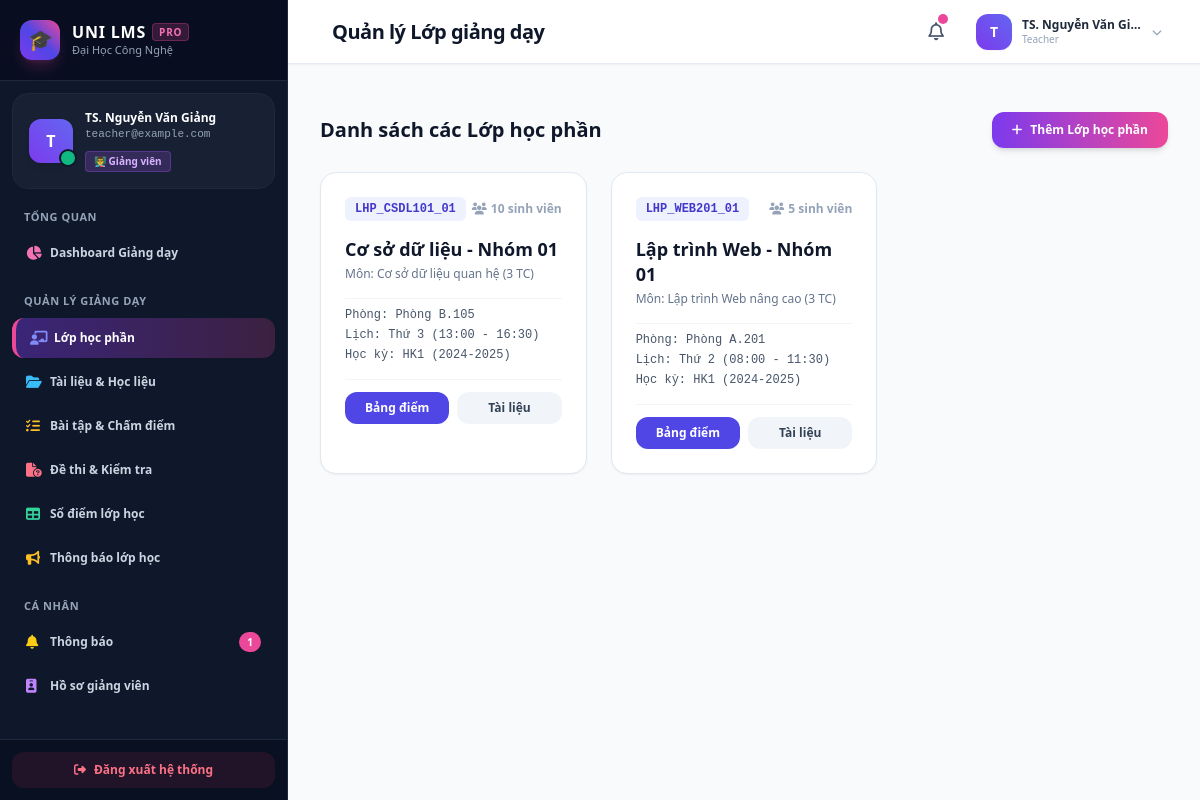
Before: /teacher/classes (signed in) with the older database file.
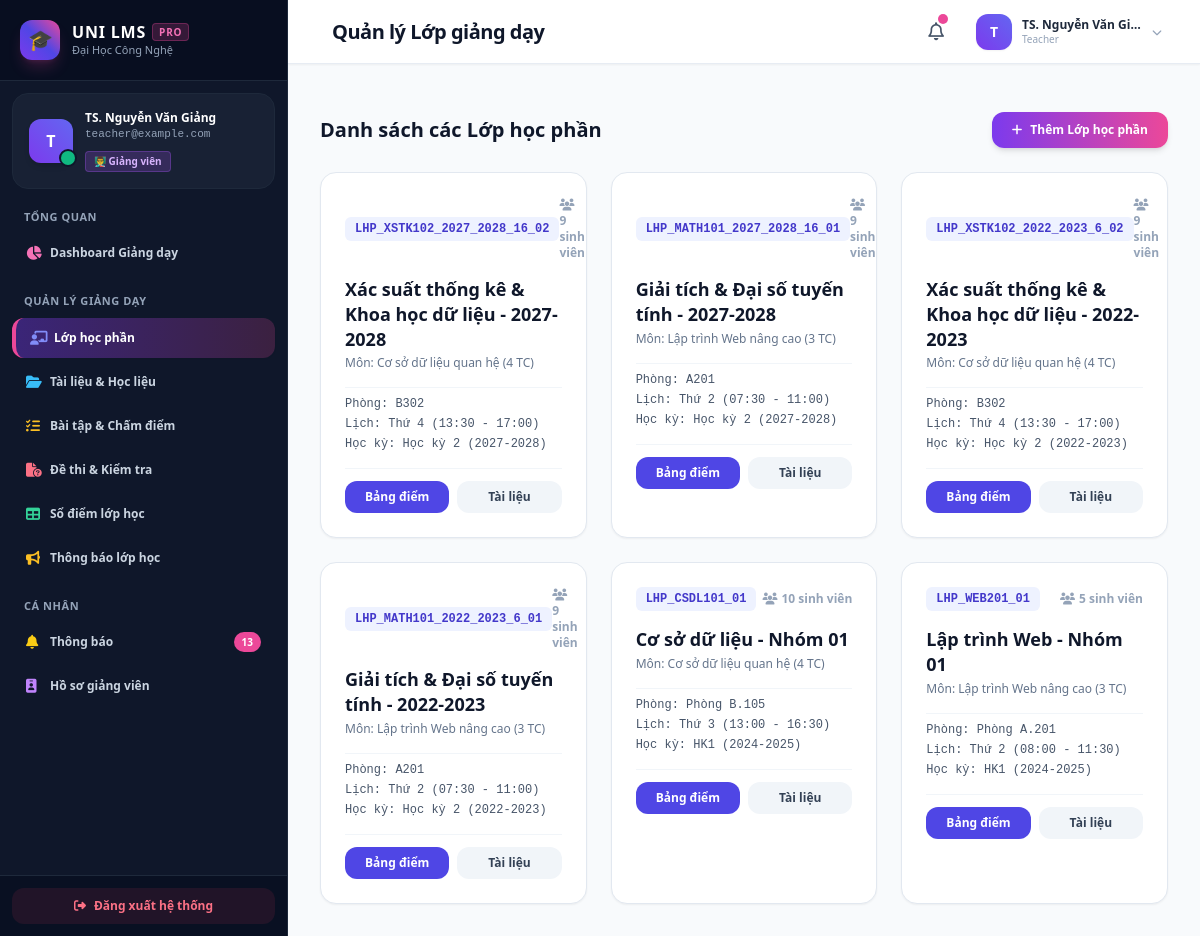
After: the same page with the newer database file.
### tables this page shows
CREATE TABLE courses (
        id INTEGER PRIMARY KEY AUTOINCREMENT,
        subject_id INTEGER NOT NULL,
        teacher_id INTEGER NOT NULL,
        code TEXT UNIQUE NOT NULL,
        name TEXT NOT NULL,
        semester TEXT DEFAULT 'HK1 (2024-2025)',
        academic_year TEXT DEFAULT '2024-2025',
        room TEXT DEFAULT 'A101',
        schedule_info TEXT DEFAULT 'Thứ 2 (08:00 - 11:30)',
        description TEXT DEFAULT '',
        FOREIGN KEY (subject_id) REFERENCES subjects (id) ON DELETE CASCADE,
        FOREIGN KEY (teacher_id) REFERENCES users (id) ON DELETE CASCADE
    );

CREATE TABLE subjects (
        id INTEGER PRIMARY KEY AUTOINCREMENT,
        department_id INTEGER,
        code TEXT UNIQUE NOT NULL,
        name TEXT NOT NULL,
        credits INTEGER NOT NULL DEFAULT 3,
        description TEXT DEFAULT '',
        FOREIGN KEY (department_id) REFERENCES departments (id) ON DELETE SET NULL
    );

### app/routes/teacher_routes.py (the view)
@teacher_bp.route('/classes')
@login_required
@role_required('teacher')
def classes():
    user = get_current_user()
    courses = query_db("""
        SELECT c.*, sub.name as subject_name, sub.code as subject_code, sub.credits,
               (SELECT COUNT(*) FROM enrollments WHERE course_id = c.id) as student_count
        FROM courses c
        JOIN subjects sub ON c.subject_id = sub.id
        WHERE c.teacher_id = ?
        ORDER BY c.id DESC
    """, (user['id'],))
    subjects = query_db("SELECT * FROM subjects ORDER BY name ASC")
    return render_template('teacher/classes.html', courses=courses, subjects=subjects)

### app/auth.py (called while the page is built, shortened)
def get_current_user():
    if 'user_id' not in session:
        return None
    if 'current_user' not in g:
        g.current_user = query_db(
            "SELECT * FROM users WHERE id = ? AND is_active = 1",
            (session['user_id'],),
            one=True
        )
    return g.current_user

def login_required(f):
    @wraps(f)
    def decorated_function(*args, **kwargs):
        user = get_current_user()
        if user is None:
            flash("Vui lòng đăng nhập để truy cập trang này.", "warning")
            return redirect(url_for('auth_bp.login', next=request.url))
        return f(*args, **kwargs)
    return decorated_function

def role_required(*roles):
    def decorator(f):
        @wraps(f)
        def decorated_function(*args, **kwargs):
            user = get_current_user()
            if user is None:
                flash("Vui lòng đăng nhập để thực hiện thao tác này.", "warning")
                return redirect(url_for('auth_bp.login'))
            return f(*args, **kwargs)
        return decorated_function
    return decorator

### app/templates/teacher/classes.html (shortened to what this page needs)
{% extends "base.html" %}
{% block header_title %}Quản lý Lớp giảng dạy{% endblock %}
{% block content %}
<div class="space-y-6">
    <div class="flex items-center justify-between">
        <h2 class="text-xl font-bold text-slate-900">Danh sách các Lớp học phần</h2>
        <button onclick="document.getElementById('createClassModal').classList.remove('hidden')" class="px-5 py-2.5 bg-gradient-to-r from-purple-600 to-pink-500 hover:from-purple-700 hover:to-pink-600 text-white font-semibold text-xs rounded-xl shadow-md transition-all flex items-center space-x-2">
            <i class="fa-solid fa-plus"></i>
            <span>Thêm Lớp học phần</span>
        </button>
    </div>
    <div class="grid grid-cols-1 md:grid-cols-2 lg:grid-cols-3 gap-6">
        {% for c in courses %}
        <div class="bg-white rounded-2xl border border-slate-200 shadow-sm p-6 space-y-4">
            <div class="flex items-center justify-between">
                <span class="px-2.5 py-1 rounded-md bg-indigo-50 text-indigo-700 font-mono text-xs font-bold">{{ c.code }}</span>
                <span class="text-xs text-slate-400 font-semibold"><i class="fa-solid fa-users text-slate-400 mr-1"></i>{{ c.student_count }} sinh viên</span>
            </div>
            <div>
                <h3 class="font-bold text-slate-900 text-lg leading-snug">{{ c.name }}</h3>
                <p class="text-xs text-slate-500 mt-1">Môn: {{ c.subject_name }} ({{ c.credits }} TC)</p>
            </div>
            <div class="text-xs text-slate-600 space-y-1 pt-2 border-t border-slate-100 font-mono">
                <p>Phòng: {{ c.room }}</p>
                <p>Lịch: {{ c.schedule_info }}</p>
                <p>Học kỳ: {{ c.semester }}</p>
            </div>
            <div class="pt-3 border-t border-slate-100 flex items-center justify-between gap-2">
                <a href="{{ url_for('teacher_bp.grades', course_id=c.id) }}" class="flex-1 py-2 bg-indigo-600 hover:bg-indigo-700 text-white font-semibold text-xs rounded-xl text-center transition-all">
                    Bảng điểm
                </a>
                <a href="{{ url_for('teacher_bp.materials') }}" class="flex-1 py-2 bg-slate-100 hover:bg-slate-200 text-slate-700 font-semibold text-xs rounded-xl text-center transition-all">
                    Tài liệu
                </a>
            </div>
        </div>
        {% else %}
        <div class="col-span-full bg-white p-12 rounded-2xl border border-slate-200 text-center text-slate-500">Chưa có lớp học nào.</div>
        {% endfor %}
    </div>
</div>
{% endblock %}

### app/templates/base.html (shortened to what the changed rows need)
<!DOCTYPE html>
<html lang="vi">
<head>
    <script src="https://cdn.tailwindcss.com"></script>
    <link rel="stylesheet" href="https://cdnjs.cloudflare.com/ajax/libs/font-awesome/6.5.1/css/all.min.css">
</head>
<body class="bg-slate-100 text-slate-800 font-sans antialiased min-h-screen flex flex-col">
    {% if current_user %}
    <div class="flex h-screen overflow-hidden">
        <aside id="sidebar" class="fixed lg:static inset-y-0 left-0 z-50 w-72 bg-slate-900 text-white flex flex-col transition-transform duration-300 transform -translate-x-full lg:translate-x-0 shrink-0 sidebar-scrollbar overflow-y-auto border-r border-slate-800 shadow-2xl lg:shadow-none">
            <div class="p-5 flex items-center justify-between border-b border-slate-800 bg-slate-950/50">
                <a href="{{ url_for('common_bp.profile') }}" class="flex items-center space-x-3 group">
                    <div>
                        <h1 class="font-extrabold text-base leading-tight tracking-wider text-white flex items-center gap-1.5">
                            <span>UNI LMS</span>
                            <span class="text-[10px] px-1.5 py-0.5 rounded bg-pink-500/20 text-pink-400 font-bold border border-pink-500/30">PRO</span>
                        </h1>
                    </div>
                </a>
            </div>
            <nav class="flex-1 px-3 py-2 space-y-5">
                {% if current_user.role == 'student' %}
                    <div>
                        <p class="px-3 text-[11px] font-bold text-slate-400 uppercase tracking-wider mb-2">Tổng quan</p>
                        <a href="{{ url_for('student_bp.dashboard') }}" class="flex items-center px-3.5 py-2.5 rounded-xl text-xs font-semibold transition-all duration-200 {% if request.endpoint == 'student_bp.dashboard' %} bg-gradient-to-r from-purple-600/40 to-pink-500/20 text-white border-l-4 border-pink-500 shadow-sm {% else %} text-slate-300 hover:bg-slate-800 hover:text-white {% endif %}">
                            <i class="fa-solid fa-chart-line w-6 text-pink-400 text-sm"></i>
                            <span>Dashboard Học tập</span>
                        </a>
                    </div>
                    <div>
                        <p class="px-3 text-[11px] font-bold text-slate-400 uppercase tracking-wider mb-2">Học tập & Rèn luyện</p>
                        <div class="space-y-1">
                            <a href="{{ url_for('student_bp.classes') }}" class="flex items-center px-3.5 py-2.5 rounded-xl text-xs font-semibold transition-all duration-200 {% if 'class' in request.endpoint %} bg-gradient-to-r from-purple-600/40 to-pink-500/20 text-white border-l-4 border-pink-500 shadow-sm {% else %} text-slate-300 hover:bg-slate-800 hover:text-white {% endif %}">
                                <i class="fa-solid fa-book-bookmark w-6 text-indigo-400 text-sm"></i>
                                <span>Lớp học phần</span>
                            </a>
                            <a href="{{ url_for('student_bp.materials') }}" class="flex items-center px-3.5 py-2.5 rounded-xl text-xs font-semibold transition-all duration-200 {% if request.endpoint == 'student_bp.materials' %} bg-gradient-to-r from-purple-600/40 to-pink-500/20 text-white border-l-4 border-pink-500 shadow-sm {% else %} text-slate-300 hover:bg-slate-800 hover:text-white {% endif %}">
                                <i class="fa-solid fa-folder-open w-6 text-sky-400 text-sm"></i>
                                <span>Tài liệu & Học liệu</span>
                            </a>
                            <a href="{{ url_for('student_bp.assignments') }}" class="flex items-center px-3.5 py-2.5 rounded-xl text-xs font-semibold transition-all duration-200 {% if 'assignment' in request.endpoint %} bg-gradient-to-r from-purple-600/40 to-pink-500/20 text-white border-l-4 border-pink-500 shadow-sm {% else %} text-slate-300 hover:bg-slate-800 hover:text-white {% endif %}">
                                <i class="fa-solid fa-pen-to-square w-6 text-amber-400 text-sm"></i>
                                <span>Bài tập & Nộp bài</span>
                            </a>
                            <a href="{{ url_for('student_bp.exams') }}" class="flex items-center px-3.5 py-2.5 rounded-xl text-xs font-semibold transition-all duration-200 {% if 'exam' in request.endpoint %} bg-gradient-to-r from-purple-600/40 to-pink-500/20 text-white border-l-4 border-pink-500 shadow-sm {% else %} text-slate-300 hover:bg-slate-800 hover:text-white {% endif %}">
                                <i class="fa-solid fa-stopwatch w-6 text-rose-400 text-sm"></i>
                                <span>Kiểm tra trực tuyến</span>
                            </a>
                            <a href="{{ url_for('student_bp.academic_results') }}" class="flex items-center px-3.5 py-2.5 rounded-xl text-xs font-semibold transition-all duration-200 {% if request.endpoint == 'student_bp.academic_results' %} bg-gradient-to-r from-purple-600/40 to-pink-500/20 text-white border-l-4 border-pink-500 shadow-sm {% else %} text-slate-300 hover:bg-slate-800 hover:text-white {% endif %}">
                                <i class="fa-solid fa-graduation-cap w-6 text-emerald-400 text-sm"></i>
                                <span>Kết quả học tập & Điểm</span>
                            </a>
                        </div>
                    </div>
                    <div>
                        <p class="px-3 text-[11px] font-bold text-slate-400 uppercase tracking-wider mb-2">Cá nhân</p>
                        <div class="space-y-1">
                            <a href="{{ url_for('common_bp.notifications') }}" class="flex items-center justify-between px-3.5 py-2.5 rounded-xl text-xs font-semibold transition-all duration-200 {% if request.endpoint == 'common_bp.notifications' %} bg-gradient-to-r from-purple-600/40 to-pink-500/20 text-white border-l-4 border-pink-500 shadow-sm {% else %} text-slate-300 hover:bg-slate-800 hover:text-white {% endif %}">
                                <div class="flex items-center">
                                    <i class="fa-solid fa-bell w-6 text-yellow-400 text-sm"></i>
                                    <span>Thông báo</span>
                                </div>
                                {% if unread_notifications_count > 0 %}
                                    <span class="bg-pink-500 text-white text-[10px] px-2 py-0.5 rounded-full font-bold">{{ unread_notifications_count }}</span>
                                {% endif %}
                            </a>
                            <a href="{{ url_for('common_bp.profile') }}" class="flex items-center px-3.5 py-2.5 rounded-xl text-xs font-semibold transition-all duration-200 {% if request.endpoint == 'common_bp.profile' %} bg-gradient-to-r from-purple-600/40 to-pink-500/20 text-white border-l-4 border-pink-500 shadow-sm {% else %} text-slate-300 hover:bg-slate-800 hover:text-white {% endif %}">
                                <i class="fa-solid fa-id-badge w-6 text-purple-400 text-sm"></i>
                                <span>Hồ sơ cá nhân</span>
                            </a>
                        </div>
                    </div>
                {% elif current_user.role == 'teacher' %}
                    <div>
                        <div class="space-y-1">
                            <a href="{{ url_for('common_bp.notifications') }}" class="flex items-center justify-between px-3.5 py-2.5 rounded-xl text-xs font-semibold transition-all duration-200 {% if request.endpoint == 'common_bp.notifications' %} bg-gradient-to-r from-purple-600/40 to-pink-500/20 text-white border-l-4 border-pink-500 shadow-sm {% else %} text-slate-300 hover:bg-slate-800 hover:text-white {% endif %}">
                                <div class="flex items-center">
                                    <i class="fa-solid fa-bell w-6 text-yellow-400 text-sm"></i>
                                    <span>Thông báo</span>
                                </div>
                                {% if unread_notifications_count > 0 %}
                                    <span class="bg-pink-500 text-white text-[10px] px-2 py-0.5 rounded-full font-bold">{{ unread_notifications_count }}</span>
                                {% endif %}
                            </a>
                        </div>
                    </div>
                {% endif %}
            </nav>
        </aside>
        <div class="flex-1 flex flex-col min-w-0 overflow-hidden bg-slate-50">
            <header class="bg-white border-b border-slate-200/80 h-16 flex items-center justify-between px-4 lg:px-8 shrink-0 shadow-sm z-30">
                <div class="flex items-center space-x-3">
                    <div>
                        <h2 class="text-lg lg:text-xl font-extrabold text-slate-900 tracking-tight leading-tight">
                            {% block header_title %}Trang chủ LMS{% endblock %}
                        </h2>
                    </div>
                </div>
            </header>
            <main class="flex-1 overflow-y-auto p-4 lg:p-8 custom-scrollbar">
                {% block content %}{% endblock %}
            </main>
        </div>
    </div>
    {% endif %}
</body>
</html>

Changed rows visible on the page:
added courses: code "LHP_XSTK102_2027_2028_16_02", student_count "9", name "Xác suất thống kê & Khoa học dữ liệu - 2027-2028", subject_name "Cơ sở dữ liệu quan hệ", credits "4", room "B302", schedule_info "Thứ 4 (13:30 - 17:00)", semester "Học kỳ 2 (2027-2028)"
added courses: code "LHP_MATH101_2027_2028_16_01", student_count "9", name "Giải tích & Đại số tuyến tính - 2027-2028", subject_name "Lập trình Web nâng cao", credits "3", room "A201", schedule_info "Thứ 2 (07:30 - 11:00)", semester "Học kỳ 2 (2027-2028)"
added courses: code "LHP_XSTK102_2022_2023_6_02", student_count "9", name "Xác suất thống kê & Khoa học dữ liệu - 2022-2023", subject_name "Cơ sở dữ liệu quan hệ", credits "4", room "B302", schedule_info "Thứ 4 (13:30 - 17:00)", semester "Học kỳ 2 (2022-2023)"
added courses: code "LHP_MATH101_2022_2023_6_01", student_count "9", name "Giải tích & Đại số tuyến tính - 2022-2023", subject_name "Lập trình Web nâng cao", credits "3", room "A201", schedule_info "Thứ 2 (07:30 - 11:00)", semester "Học kỳ 2 (2022-2023)"
changed through a linked row, courses "Cơ sở dữ liệu - Nhóm 01": credits "3" → "4"
Other visible differences:
{{ unread_notifications_count }}: "1" → "13"
